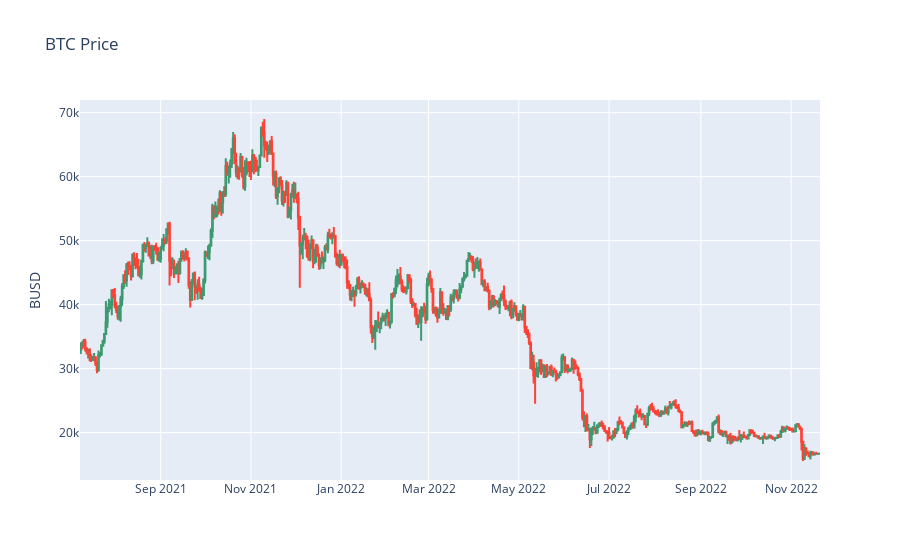

This figure's notebook cell:
### Code cell
# Graficar
fig = go.Figure(data=[go.Candlestick(x=df['Date'],
                open=df['Open price'],
                high=df['High price'],
                low=df['Low price'],
                close=df['Close price'])],
                )

fig.update_layout(xaxis_rangeslider_visible=False, title=base_asset+" Price", yaxis_title=price_asset)
fig.show()

### Figure 1 — Plotly figure (JSON) as saved in the notebook; plotly's stock layout.template omitted (floating-point values rounded to 4 significant figures; data arrays with more than 128 entries replaced by an {"elided": "..."} marker saying what was removed)
{"data": [{"close": {"elided": "500 float values"}, "high": {"elided": "500 float values"}, "low": {"elided": "500 float values"}, "open": {"elided": "500 float values"}, "type": "candlestick", "x": {"elided": "500 str values"}}], "layout": {"title": {"text": "BTC Price"}, "xaxis": {"rangeslider": {"visible": false}}, "yaxis": {"title": {"text": "BUSD"}}}}
